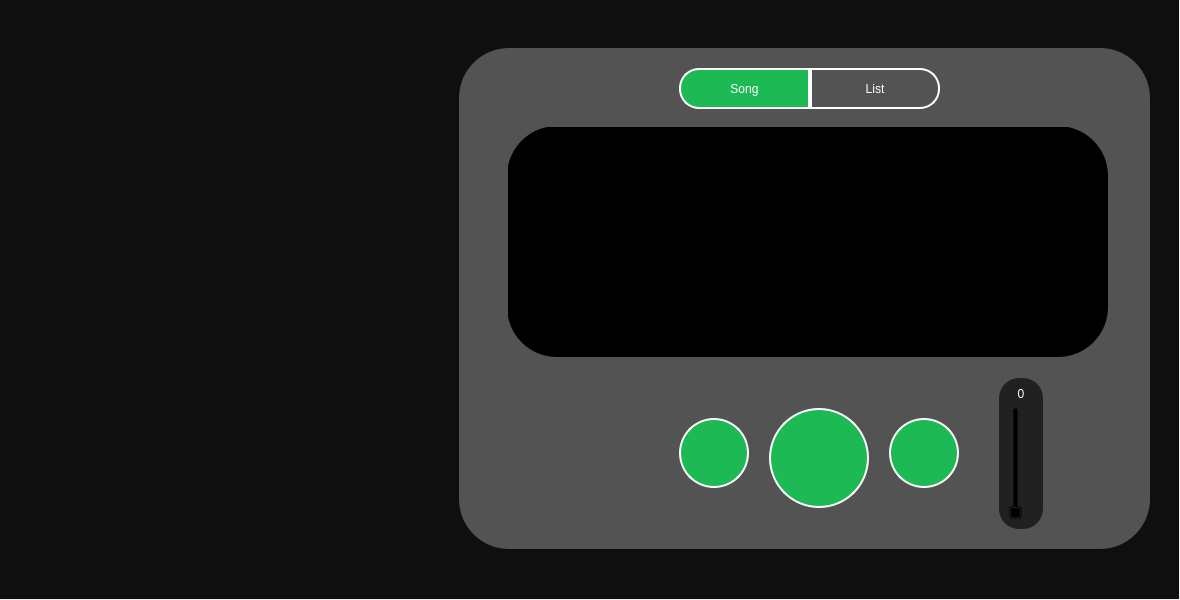
<?xml version="1.0" encoding="UTF-8"?>
<ui version="4.0">
 <class>Dialog</class>
 <widget class="QDialog" name="Dialog">
  <property name="geometry">
   <rect>
    <x>0</x>
    <y>0</y>
    <width>1180</width>
    <height>600</height>
   </rect>
  </property>
  <property name="windowTitle">
   <string>Dialog</string>
  </property>
  <widget class="QWidget" name="widget" native="true">
   <property name="geometry">
    <rect>
     <x>-1</x>
     <y>-1</y>
     <width>1180</width>
     <height>600</height>
    </rect>
   </property>
   <property name="styleSheet">
    <string notr="true">background-color: #0F0F0F;</string>
   </property>
   <widget class="QLabel" name="spinner">
    <property name="geometry">
     <rect>
      <x>30</x>
      <y>90</y>
      <width>400</width>
      <height>400</height>
     </rect>
    </property>
    <property name="minimumSize">
     <size>
      <width>200</width>
      <height>200</height>
     </size>
    </property>
    <property name="styleSheet">
     <string notr="true">QLabel {
}</string>
    </property>
    <property name="text">
     <string/>
    </property>
    <property name="scaledContents">
     <bool>true</bool>
    </property>
   </widget>
   <widget class="QWidget" name="widget_2" native="true">
    <property name="geometry">
     <rect>
      <x>460</x>
      <y>49</y>
      <width>691</width>
      <height>501</height>
     </rect>
    </property>
    <property name="styleSheet">
     <string notr="true">background-color: rgb(83, 83, 83);
border-radius: 50px;</string>
    </property>
    <widget class="QPushButton" name="playButton">
     <property name="geometry">
      <rect>
       <x>310</x>
       <y>360</y>
       <width>100</width>
       <height>100</height>
      </rect>
     </property>
     <property name="cursor">
      <cursorShape>PointingHandCursor</cursorShape>
     </property>
     <property name="styleSheet">
      <string notr="true">QPushButton {
	background-color: #1DB954;
	border: 2px solid white;
	border-radius: 50px;
}</string>
     </property>
     <property name="text">
      <string/>
     </property>
     <property name="icon">
      <iconset resource="../assets/resources.qrc">
       <normaloff>:/icons/play.svg</normaloff>:/icons/play.svg</iconset>
     </property>
     <property name="iconSize">
      <size>
       <width>60</width>
       <height>60</height>
      </size>
     </property>
    </widget>
    <widget class="QPushButton" name="prevButton">
     <property name="geometry">
      <rect>
       <x>220</x>
       <y>370</y>
       <width>70</width>
       <height>70</height>
      </rect>
     </property>
     <property name="cursor">
      <cursorShape>PointingHandCursor</cursorShape>
     </property>
     <property name="styleSheet">
      <string notr="true">QPushButton {
	background-color: #1DB954;
	border: 2px solid white;
	border-radius: 35px;
}</string>
     </property>
     <property name="text">
      <string/>
     </property>
     <property name="icon">
      <iconset resource="../assets/resources.qrc">
       <normaloff>:/icons/prev.svg</normaloff>:/icons/prev.svg</iconset>
     </property>
     <property name="iconSize">
      <size>
       <width>40</width>
       <height>40</height>
      </size>
     </property>
    </widget>
    <widget class="QPushButton" name="nextButton">
     <property name="geometry">
      <rect>
       <x>430</x>
       <y>370</y>
       <width>70</width>
       <height>70</height>
      </rect>
     </property>
     <property name="cursor">
      <cursorShape>PointingHandCursor</cursorShape>
     </property>
     <property name="styleSheet">
      <string notr="true">QPushButton {
	background-color: #1DB954;
	border: 2px solid white;
	border-radius: 35px;
}</string>
     </property>
     <property name="text">
      <string/>
     </property>
     <property name="icon">
      <iconset resource="../assets/resources.qrc">
       <normaloff>:/icons/next.svg</normaloff>:/icons/next.svg</iconset>
     </property>
     <property name="iconSize">
      <size>
       <width>40</width>
       <height>40</height>
      </size>
     </property>
    </widget>
    <widget class="QStackedWidget" name="stackedWidget">
     <property name="geometry">
      <rect>
       <x>49</x>
       <y>79</y>
       <width>601</width>
       <height>231</height>
      </rect>
     </property>
     <property name="currentIndex">
      <number>1</number>
     </property>
     <widget class="QWidget" name="info">
      <widget class="QSlider" name="progressTime">
       <property name="geometry">
        <rect>
         <x>10</x>
         <y>130</y>
         <width>571</width>
         <height>31</height>
        </rect>
       </property>
       <property name="cursor">
        <cursorShape>PointingHandCursor</cursorShape>
       </property>
       <property name="styleSheet">
        <string notr="true">QSlider {
	
}</string>
       </property>
       <property name="orientation">
        <enum>Qt::Horizontal</enum>
       </property>
      </widget>
      <widget class="QLabel" name="currentTime">
       <property name="geometry">
        <rect>
         <x>10</x>
         <y>170</y>
         <width>81</width>
         <height>16</height>
        </rect>
       </property>
       <property name="styleSheet">
        <string notr="true">QLabel {
font: 75 10pt &quot;MS Shell Dlg 2&quot;;
	color: white;
}</string>
       </property>
       <property name="text">
        <string>0:00</string>
       </property>
      </widget>
      <widget class="QLabel" name="totalTime">
       <property name="geometry">
        <rect>
         <x>500</x>
         <y>170</y>
         <width>81</width>
         <height>16</height>
        </rect>
       </property>
       <property name="styleSheet">
        <string notr="true">QLabel {
	font: 75 10pt &quot;MS Shell Dlg 2&quot;;
	color: white;
}</string>
       </property>
       <property name="text">
        <string>0:00</string>
       </property>
       <property name="alignment">
        <set>Qt::AlignRight|Qt::AlignTrailing|Qt::AlignVCenter</set>
       </property>
      </widget>
      <widget class="QLabel" name="song_title">
       <property name="geometry">
        <rect>
         <x>0</x>
         <y>0</y>
         <width>601</width>
         <height>71</height>
        </rect>
       </property>
       <property name="styleSheet">
        <string notr="true">QLabel {
	color: white;
	text-transform: uppercase;
	font: 75 20pt &quot;MS Shell Dlg 2&quot;;
	font-weight: bold;
}</string>
       </property>
       <property name="text">
        <string>Song Title</string>
       </property>
       <property name="alignment">
        <set>Qt::AlignCenter</set>
       </property>
      </widget>
      <widget class="QLabel" name="artist_name">
       <property name="geometry">
        <rect>
         <x>0</x>
         <y>50</y>
         <width>601</width>
         <height>71</height>
        </rect>
       </property>
       <property name="styleSheet">
        <string notr="true">QLabel {
	color: white;
	font: 75 16pt &quot;MS Shell Dlg 2&quot;;
}</string>
       </property>
       <property name="text">
        <string>Song Title</string>
       </property>
       <property name="alignment">
        <set>Qt::AlignCenter</set>
       </property>
      </widget>
     </widget>
     <widget class="QWidget" name="page_2">
      <property name="styleSheet">
       <string notr="true"/>
      </property>
      <widget class="QFrame" name="frame">
       <property name="geometry">
        <rect>
         <x>-1</x>
         <y>-1</y>
         <width>601</width>
         <height>231</height>
        </rect>
       </property>
       <property name="styleSheet">
        <string notr="true">background-color: rgb(0, 0, 0);</string>
       </property>
       <property name="frameShape">
        <enum>QFrame::StyledPanel</enum>
       </property>
       <property name="frameShadow">
        <enum>QFrame::Raised</enum>
       </property>
       <widget class="QWidget" name="verticalLayoutWidget">
        <property name="geometry">
         <rect>
          <x>40</x>
          <y>20</y>
          <width>521</width>
          <height>191</height>
         </rect>
        </property>
        <layout class="QVBoxLayout" name="list_layout"/>
       </widget>
      </widget>
     </widget>
    </widget>
    <widget class="QWidget" name="layoutWidget">
     <property name="geometry">
      <rect>
       <x>220</x>
       <y>20</y>
       <width>261</width>
       <height>41</height>
      </rect>
     </property>
     <layout class="QHBoxLayout" name="tabs" stretch="0,0">
      <property name="spacing">
       <number>0</number>
      </property>
      <item>
       <widget class="QPushButton" name="playback_tab">
        <property name="sizePolicy">
         <sizepolicy hsizetype="Minimum" vsizetype="Minimum">
          <horstretch>0</horstretch>
          <verstretch>0</verstretch>
         </sizepolicy>
        </property>
        <property name="styleSheet">
         <string notr="true">QPushButton {
	color: rgb(255, 255, 255);
	border: 2px solid white;
	border-top-left-radius: 20px;
	border-bottom-left-radius: 20px;
}
QPushButton:checked {
	color: rgb(255, 255, 255);
	background-color: #1DB954;
}</string>
        </property>
        <property name="text">
         <string>Song</string>
        </property>
        <property name="checkable">
         <bool>true</bool>
        </property>
        <property name="checked">
         <bool>true</bool>
        </property>
        <property name="autoExclusive">
         <bool>true</bool>
        </property>
       </widget>
      </item>
      <item>
       <widget class="QPushButton" name="list_tab">
        <property name="sizePolicy">
         <sizepolicy hsizetype="Minimum" vsizetype="Minimum">
          <horstretch>0</horstretch>
          <verstretch>0</verstretch>
         </sizepolicy>
        </property>
        <property name="styleSheet">
         <string notr="true">QPushButton {
	color: rgb(255, 255, 255);
	border: 2px solid white;
	border-top-right-radius: 20px;
	border-bottom-right-radius: 20px;
}
QPushButton:checked {
	color: rgb(255, 255, 255);
	background-color: #1DB954;
}</string>
        </property>
        <property name="text">
         <string>List</string>
        </property>
        <property name="checkable">
         <bool>true</bool>
        </property>
        <property name="autoExclusive">
         <bool>true</bool>
        </property>
       </widget>
      </item>
     </layout>
    </widget>
    <widget class="QPushButton" name="loop_shuffle">
     <property name="geometry">
      <rect>
       <x>50</x>
       <y>390</y>
       <width>51</width>
       <height>41</height>
      </rect>
     </property>
     <property name="cursor">
      <cursorShape>PointingHandCursor</cursorShape>
     </property>
     <property name="styleSheet">
      <string notr="true">QPushButton {
	color: white;
}</string>
     </property>
     <property name="text">
      <string/>
     </property>
     <property name="icon">
      <iconset resource="../assets/resources.qrc">
       <normaloff>:/icons/continue.svg</normaloff>:/icons/continue.svg</iconset>
     </property>
     <property name="iconSize">
      <size>
       <width>30</width>
       <height>30</height>
      </size>
     </property>
    </widget>
    <widget class="QPushButton" name="volume">
     <property name="geometry">
      <rect>
       <x>590</x>
       <y>390</y>
       <width>51</width>
       <height>41</height>
      </rect>
     </property>
     <property name="cursor">
      <cursorShape>PointingHandCursor</cursorShape>
     </property>
     <property name="styleSheet">
      <string notr="true">QPushButton {
	color: white;
	border-radius: 20px;
}

QPushButton:checked {
	background-color: #1DB954;
}</string>
     </property>
     <property name="text">
      <string/>
     </property>
     <property name="icon">
      <iconset resource="../assets/resources.qrc">
       <normaloff>:/icons/volume-up.svg</normaloff>:/icons/volume-up.svg</iconset>
     </property>
     <property name="iconSize">
      <size>
       <width>30</width>
       <height>30</height>
      </size>
     </property>
     <property name="checkable">
      <bool>true</bool>
     </property>
     <property name="checked">
      <bool>false</bool>
     </property>
    </widget>
    <widget class="QFrame" name="volume_frame">
     <property name="geometry">
      <rect>
       <x>540</x>
       <y>330</y>
       <width>44</width>
       <height>151</height>
      </rect>
     </property>
     <property name="layoutDirection">
      <enum>Qt::LeftToRight</enum>
     </property>
     <property name="styleSheet">
      <string notr="true">QFrame {
	
	background-color: rgb(33, 33, 33);
	border-radius: 20px;
}</string>
     </property>
     <property name="frameShape">
      <enum>QFrame::StyledPanel</enum>
     </property>
     <property name="frameShadow">
      <enum>QFrame::Raised</enum>
     </property>
     <layout class="QVBoxLayout" name="verticalLayout">
      <item>
       <widget class="QLabel" name="volume_label">
        <property name="styleSheet">
         <string notr="true">QLabel {
	font: 75 10pt &quot;MS Shell Dlg 2&quot;;
	color: white;
}</string>
        </property>
        <property name="text">
         <string>0</string>
        </property>
        <property name="alignment">
         <set>Qt::AlignCenter</set>
        </property>
       </widget>
      </item>
      <item>
       <widget class="QSlider" name="volume_slider">
        <property name="layoutDirection">
         <enum>Qt::LeftToRight</enum>
        </property>
        <property name="styleSheet">
         <string notr="true">QSlider {
	background: transparent;
}</string>
        </property>
        <property name="orientation">
         <enum>Qt::Vertical</enum>
        </property>
       </widget>
      </item>
     </layout>
    </widget>
   </widget>
  </widget>
 </widget>
 <resources>
  <include location="../assets/resources.qrc"/>
 </resources>
 <connections>
  <connection>
   <sender>volume</sender>
   <signal>toggled(bool)</signal>
   <receiver>volume_frame</receiver>
   <slot>setVisible(bool)</slot>
   <hints>
    <hint type="sourcelabel">
     <x>1074</x>
     <y>458</y>
    </hint>
    <hint type="destinationlabel">
     <x>1041</x>
     <y>464</y>
    </hint>
   </hints>
  </connection>
 </connections>
</ui>
